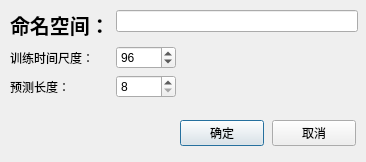
<?xml version="1.0" encoding="UTF-8"?>
<ui version="4.0">
 <class>DataSettingDlg</class>
 <widget class="QDialog" name="DataSettingDlg">
  <property name="geometry">
   <rect>
    <x>0</x>
    <y>0</y>
    <width>366</width>
    <height>162</height>
   </rect>
  </property>
  <property name="minimumSize">
   <size>
    <width>366</width>
    <height>162</height>
   </size>
  </property>
  <property name="windowTitle">
   <string>光伏预测设置</string>
  </property>
  <property name="styleSheet">
   <string notr="true">  *[text=&quot;确定&quot;] {
	background: rgb(26, 115, 232);
	color: rgb(255, 255, 255);
	font: 12pt &quot;PingFang SC&quot;;
	border: 0px;
	border-radius: 10%;
	padding-left: 25px;
	padding-right: 25px;
	border-width: 1px;
	border-color: rgb(100, 100, 100);
	border-style: solid;
	border-radius: 10%;
}

*[text=&quot;确定&quot;]:hover {
	background: rgb(52, 160, 255);
	font: 12pt &quot;PingFang SC&quot;;
	border: 0px;
	border-radius: 10%;
}

 *[text=&quot;取消&quot;] {
	background: rgb(229, 229, 229);
	font: 12pt &quot;PingFang SC&quot;;
	border-width: 1px;
	border-color: rgb(100, 100, 100);
	border-style: solid;
	border-radius: 10%;
	padding-left: 25px;
	padding-right: 25px;
}

 *[text=&quot;取消&quot;]:hover {
	background:rgb(255, 255, 255);
	font: 12pt &quot;PingFang SC&quot;;
	border-style: solid;	
}</string>
  </property>
  <layout class="QVBoxLayout" name="verticalLayout">
   <property name="leftMargin">
    <number>0</number>
   </property>
   <property name="topMargin">
    <number>0</number>
   </property>
   <property name="rightMargin">
    <number>0</number>
   </property>
   <property name="bottomMargin">
    <number>0</number>
   </property>
   <item>
    <widget class="QWidget" name="widget" native="true">
     <layout class="QFormLayout" name="formLayout">
      <property name="leftMargin">
       <number>10</number>
      </property>
      <property name="topMargin">
       <number>10</number>
      </property>
      <property name="rightMargin">
       <number>8</number>
      </property>
      <property name="bottomMargin">
       <number>0</number>
      </property>
      <item row="0" column="0">
       <widget class="QLabel" name="Label">
        <property name="font">
         <font>
          <family>Microsoft YaHei UI</family>
          <pointsize>15</pointsize>
          <italic>false</italic>
          <bold>true</bold>
         </font>
        </property>
        <property name="styleSheet">
         <string notr="true">
font: 700 15pt &quot;Microsoft YaHei UI&quot;;</string>
        </property>
        <property name="text">
         <string>命名空间：</string>
        </property>
        <property name="margin">
         <number>0</number>
        </property>
       </widget>
      </item>
      <item row="0" column="1">
       <widget class="QLineEdit" name="nameSpaceEdit">
        <property name="toolTip">
         <string>&lt;html&gt;&lt;head/&gt;&lt;body&gt;&lt;p&gt;给你的数据集命名&lt;/p&gt;&lt;/body&gt;&lt;/html&gt;</string>
        </property>
        <property name="styleSheet">
         <string notr="true">
font: 500 15pt &quot;Microsoft YaHei UI&quot;;</string>
        </property>
        <property name="inputMask">
         <string/>
        </property>
        <property name="maxLength">
         <number>32767</number>
        </property>
       </widget>
      </item>
      <item row="1" column="0">
       <widget class="QLabel" name="label">
        <property name="styleSheet">
         <string notr="true">
font: 700 15pt &quot;Microsoft YaHei UI&quot;;</string>
        </property>
        <property name="text">
         <string>训练时间尺度：</string>
        </property>
       </widget>
      </item>
      <item row="1" column="1">
       <widget class="QSpinBox" name="seqLenSpinBox">
        <property name="sizePolicy">
         <sizepolicy hsizetype="Minimum" vsizetype="Fixed">
          <horstretch>0</horstretch>
          <verstretch>0</verstretch>
         </sizepolicy>
        </property>
        <property name="maximumSize">
         <size>
          <width>60</width>
          <height>16777215</height>
         </size>
        </property>
        <property name="toolTip">
         <string>&lt;!DOCTYPE HTML PUBLIC &quot;-//W3C//DTD HTML 4.0//EN&quot; &quot;http://www.w3.org/TR/REC-html40/strict.dtd&quot;&gt;
&lt;html&gt;&lt;head&gt;&lt;meta name=&quot;qrichtext&quot; content=&quot;1&quot; /&gt;&lt;meta charset=&quot;utf-8&quot; /&gt;&lt;style type=&quot;text/css&quot;&gt;
p, li { white-space: pre-wrap; }
hr { height: 1px; border-width: 0; }
li.unchecked::marker { content: &quot;\2610&quot;; }
li.checked::marker { content: &quot;\2612&quot;; }
&lt;/style&gt;&lt;/head&gt;&lt;body style=&quot; font-family:'PingFang SC'; font-size:15pt; font-weight:500; font-style:normal;&quot;&gt;
&lt;p style=&quot; margin-top:12px; margin-bottom:12px; margin-left:0px; margin-right:0px; -qt-block-indent:0; text-indent:0px;&quot;&gt;尽量是2的倍数&lt;/p&gt;&lt;/body&gt;&lt;/html&gt;</string>
        </property>
        <property name="styleSheet">
         <string notr="true">
font: 500 15pt &quot;Microsoft YaHei UI&quot;;</string>
        </property>
        <property name="buttonSymbols">
         <enum>QAbstractSpinBox::UpDownArrows</enum>
        </property>
        <property name="minimum">
         <number>8</number>
        </property>
        <property name="maximum">
         <number>1000</number>
        </property>
        <property name="singleStep">
         <number>8</number>
        </property>
        <property name="value">
         <number>96</number>
        </property>
       </widget>
      </item>
      <item row="2" column="0">
       <widget class="QLabel" name="label_2">
        <property name="styleSheet">
         <string notr="true">
font: 700 15pt &quot;Microsoft YaHei UI&quot;;</string>
        </property>
        <property name="text">
         <string>预测长度：</string>
        </property>
       </widget>
      </item>
      <item row="2" column="1">
       <widget class="QSpinBox" name="predictLenSpinBox">
        <property name="maximumSize">
         <size>
          <width>60</width>
          <height>16777215</height>
         </size>
        </property>
        <property name="styleSheet">
         <string notr="true">
font: 500 15pt &quot;Microsoft YaHei UI&quot;;</string>
        </property>
        <property name="minimum">
         <number>8</number>
        </property>
        <property name="maximum">
         <number>1000</number>
        </property>
        <property name="singleStep">
         <number>8</number>
        </property>
       </widget>
      </item>
     </layout>
    </widget>
   </item>
   <item>
    <widget class="QWidget" name="widget_2" native="true">
     <layout class="QHBoxLayout" name="horizontalLayout">
      <property name="spacing">
       <number>8</number>
      </property>
      <property name="leftMargin">
       <number>180</number>
      </property>
      <property name="topMargin">
       <number>10</number>
      </property>
      <property name="rightMargin">
       <number>10</number>
      </property>
      <property name="bottomMargin">
       <number>10</number>
      </property>
      <item>
       <widget class="QPushButton" name="okButton">
        <property name="text">
         <string>确定</string>
        </property>
       </widget>
      </item>
      <item>
       <widget class="QPushButton" name="cancelButton">
        <property name="text">
         <string>取消</string>
        </property>
       </widget>
      </item>
     </layout>
    </widget>
   </item>
  </layout>
 </widget>
 <resources/>
 <connections/>
</ui>
